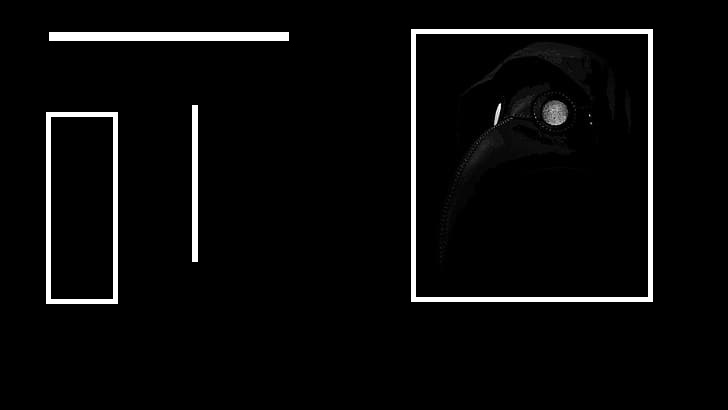
#> input picture hierarcy.jpg, 728 x 410 px
$ jupyter execute --allow-errors Pertemuan4-CompVision.ipynb
#> lines starting #> are read from the running program, lines starting #| are printed output that depends on the picture; after the words box and inside, x2 and y2 are one past the last pixel; in counts of white or black regions, pixels touching at a corner belong together
[cell 1]
import cv2
import numpy as np

#> (a cell that did not finish here is left out)

[cell 3]
img = cv2.imread('hierarcy.jpg')
#> img is the input picture: shape (410, 728, 3); min 0, max 255, mean 9.8

gray = cv2.cvtColor(img, cv2.COLOR_BGR2GRAY)

ret, thresh = cv2.threshold(gray, 127, 255, cv2.THRESH_BINARY)
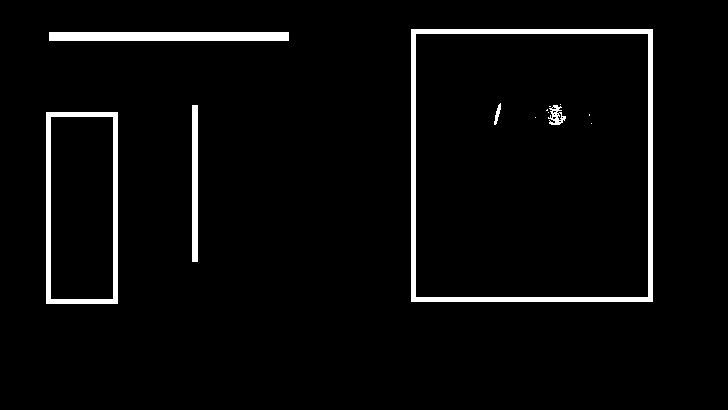
#> thresh: shape (410, 728); 3.7% white; 13 white regions (7 under 20 px)

contours, hierarcy = cv2.findContours(thresh, cv2.RETR_EXTERNAL, cv2.CHAIN_APPROX_NONE)
#> contours = 4 contours; box (x1, y1, x2, y2) and area: (411, 29, 653, 302) 65552, (46, 112, 118, 304) 13561, (49, 32, 289, 41) 1912, (192, 105, 198, 262) 780

[cell 4]
hierarcy
#> Out = [[1, -1, -1, -1], [2, 0, -1, -1], [3, 1, -1, -1], [-1, 2, -1, -1]]

[cell 5]
for cnt in contours:
    cv2.drawContours(img, cnt, -1, (0,0,255), 3)
#> this loop made 4 passes
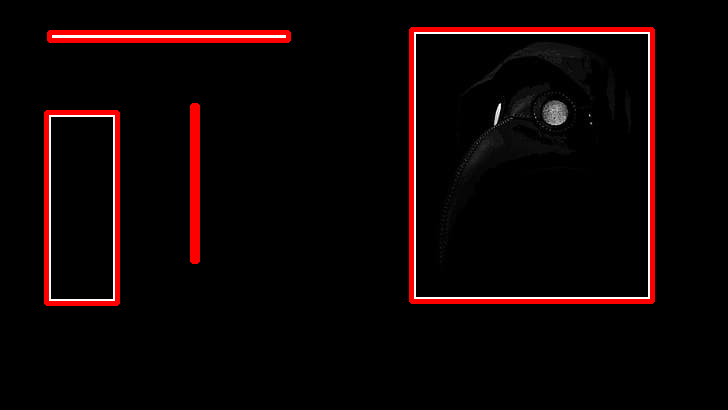
#> img: shape (410, 728, 3); 3.95% of pixels changed, all inside (x1, y1, x2, y2) = (44, 27, 655, 306)

[cell 6]
cv2.imshow("Drawing Contour - Method External", img)
cv2.waitKey(0)
cv2.destroyAllWindows()

[cell 7]
img = cv2.imread('hierarcy.jpg')

gray = cv2.cvtColor(img, cv2.COLOR_BGR2GRAY)

ret, thresh = cv2.threshold(gray, 127, 255, cv2.THRESH_BINARY)

contours, hierarcy = cv2.findContours(thresh, cv2.RETR_TREE, cv2.CHAIN_APPROX_NONE)
#> contours = 23 contours, 14 with area under 20; largest, box (x1, y1, x2, y2) and area: (411, 29, 653, 302) 65552, (415, 33, 649, 298) 61510, (46, 112, 118, 304) 13561, (50, 116, 114, 300) 11527, (49, 32, 289, 41) 1912

[cell 8]
hierarcy
#> Out = 23 rows, first 6: [2, -1, 1, -1], [-1, -1, -1, 0], [3, 0, -1, -1], [4, 2, -1, -1], [-1, 3, 5, -1], [-1, -1, 6, 4]

[cell 9]
for cnt in contours:
    cv2.drawContours(img, cnt, -1, (0,0,255), 3)
#> this loop made 23 passes
#> cnt on passes 7, 8, 9, 10, 11, 12, 15, 17, 18, 22: [[591, 123]], [[535, 117]], [[589, 114], [589, 115]], [[548, 112]], [[547, 109], [546, 110], [547, 110]], [[549, 106], [550, 106]], [[561, 117], [562, 116], [563, 117], [562, 118]], [[556, 114], [557, 113], [558, 114], [557, 115]], [[553, 114], [554, 113], [555, 114], [554, 115]], [[560, 104]]
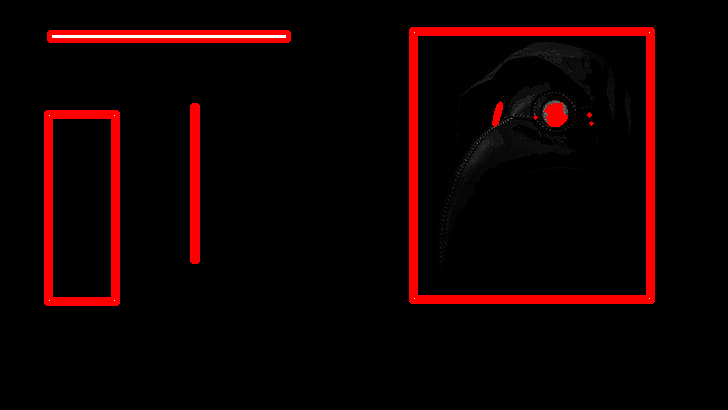
#> img: shape (410, 728, 3); 6.13% of pixels changed, all inside (x1, y1, x2, y2) = (44, 27, 655, 306)

[cell 10]
cv2.imshow("Drawing Contour - Method TREE", img)
cv2.waitKey(0)
cv2.destroyAllWindows()

[cell 11]
img = cv2.imread('hierarcy.jpg')

gray = cv2.cvtColor(img, cv2.COLOR_BGR2GRAY)

ret, thresh = cv2.threshold(gray, 127, 255, cv2.THRESH_BINARY)

contours, hierarcy = cv2.findContours(thresh, cv2.RETR_CCOMP, cv2.CHAIN_APPROX_NONE)

[cell 12]
for cnt in contours:
    cv2.drawContours(img, cnt, -1, (0,0,255), 3)
#> this loop made 23 passes

[cell 13]
cv2.imshow("Drawing Contour - Method CCOMP", img)
cv2.waitKey(0)
cv2.destroyAllWindows()

#> (a cell that did not finish here is left out)

[cell 15]
img = cv2.imread('abcd.png')
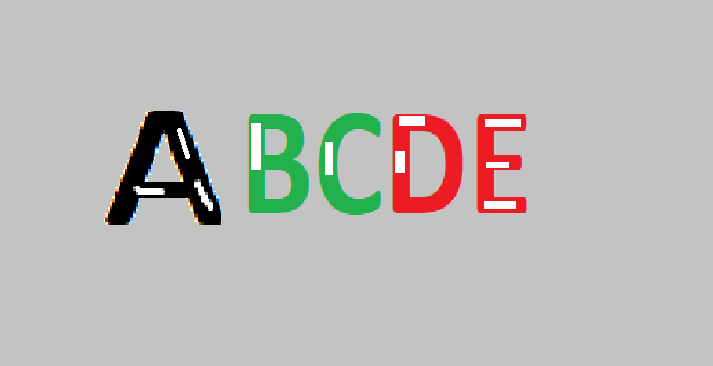
#> input picture abcd.png, 713 x 366 px
#> img is the input picture: shape (366, 713, 3); mean B, G, R 184.9, 187.2, 188.7

gray = cv2.cvtColor(img, cv2.COLOR_BGR2GRAY)
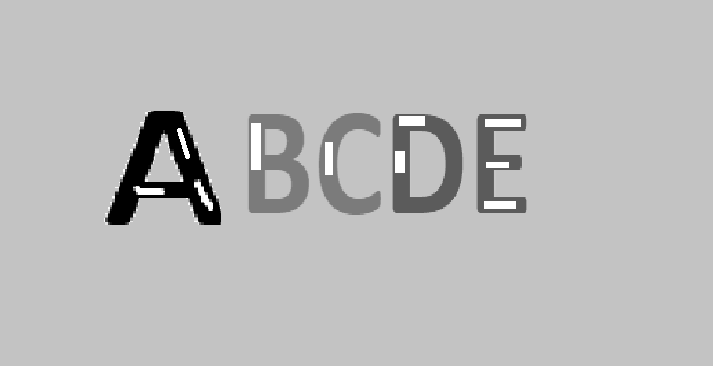
#> gray: shape (366, 713); min 0, max 255, mean 187.4

ret, thresh = cv2.threshold(gray, 100, 255, cv2.THRESH_BINARY_INV)
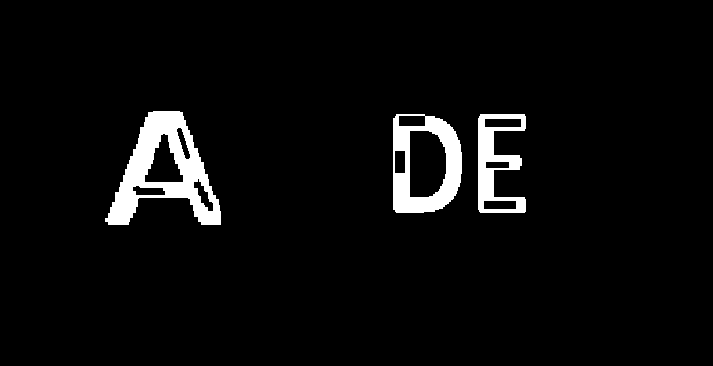
#> thresh: shape (366, 713); 4.4% white; 3 white regions

contours, hierarchy = cv2.findContours(thresh, cv2.RETR_EXTERNAL, cv2.CHAIN_APPROX_NONE)
#> contours = 3 contours; box (x1, y1, x2, y2) and area: (105, 111, 221, 225) 6946, (393, 114, 462, 213) 5957, (478, 114, 526, 213) 2830

for cnt in contours:
    cv2.drawContours(img, cnt, -1, (255,0,255), 6)
#> this loop made 3 passes
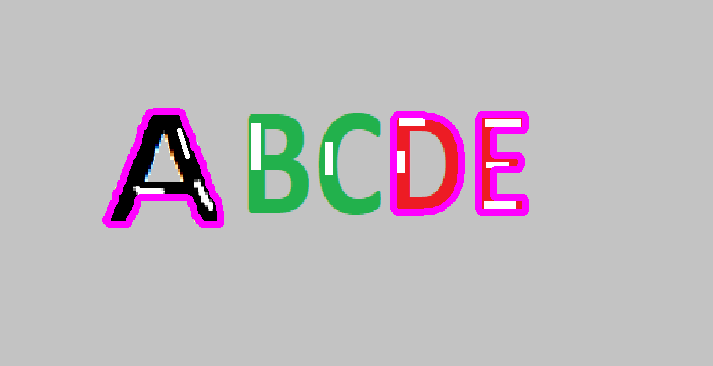
#> img: shape (366, 713, 3); 2.99% of pixels changed, all inside (x1, y1, x2, y2) = (102, 108, 529, 228)

cv2.imshow("Drawing Contour", img)
cv2.imshow("Binary", thresh)
cv2.waitKey(0)
cv2.destroyAllWindows()
